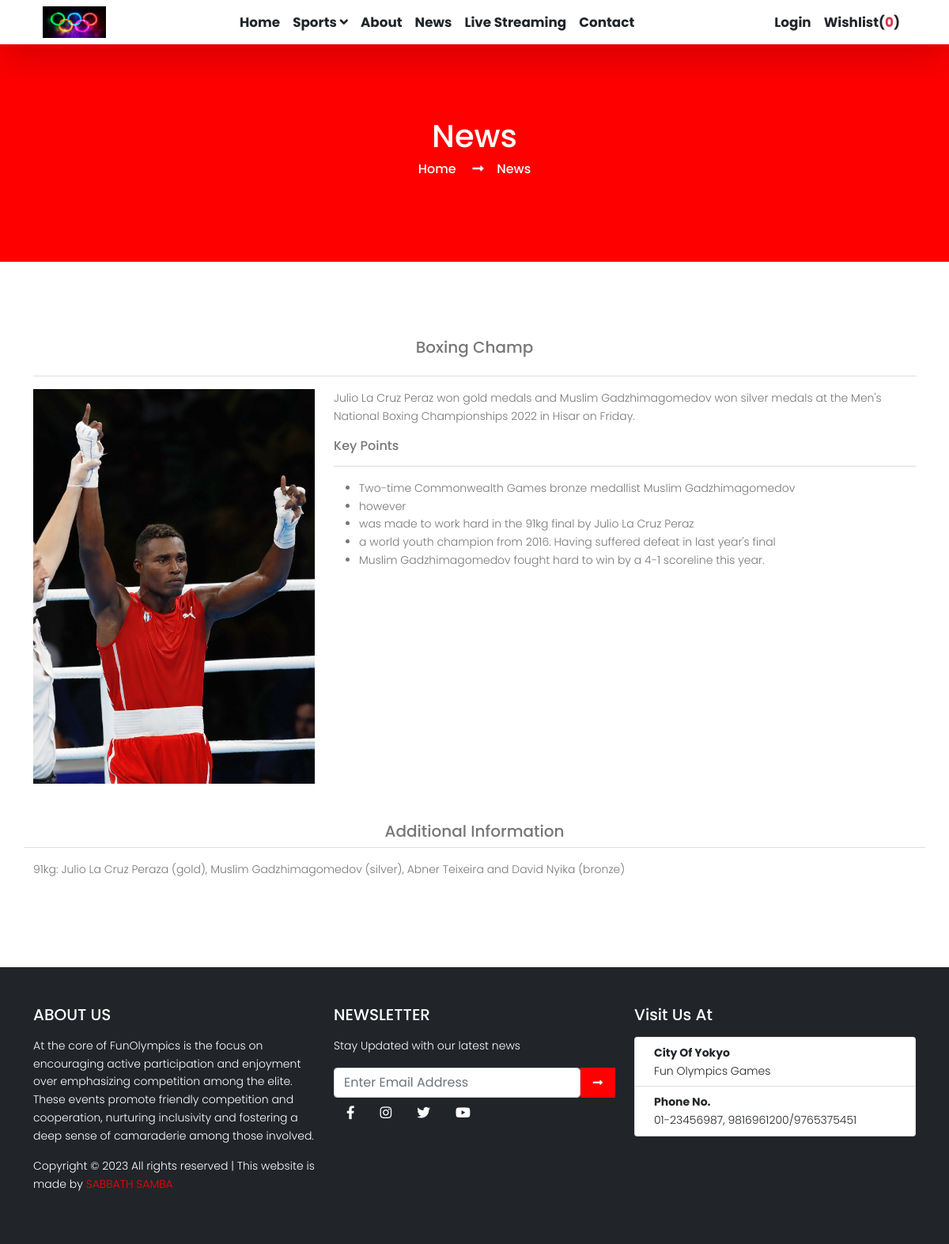
Page /recepiedetail/1/ on the committed database.
### home/models.py (models this page shows, shortened)
class New(models.Model):
    recepie_name = models.CharField(max_length=200)
    recepie_description = models.TextField(max_length=500)
    recepie_ingredients = models.TextField(max_length=5000,help_text="Use ',' to seperate ingredients")
    recepie_direction = models.TextField(max_length=10000)
    final_image = models.ImageField(upload_to='recepie')
    def recepie_ingredient_list(self):
        return self.recepie_ingredients.split(',')

### home/views.py (the view)
# urls.py: path('recepiedetail/<int:rd>/', recepiedetail, name="recepiedetail"),
def recepiedetail(request,rd):
    context = {}
    recepie = Recepie.objects.get(id=rd)
    context["recepie"] = recepie
    return render(request,"recepiedetails.html",context)

### home/context_processor.py (called while the page is built)
def add_variable_to_context(request):
    category = Category.objects.all()
    plist = []
    for c in category.iterator():
        product = Product.objects.filter(product_category=c.id)
        plist.append(list(product))
    return {"ddproduct":plist,"ddcategory":category}

def showcart(request):
    context={}
    if "id" in request.session:
        getcart = add_to_cart.objects.filter(cartuser_id=int(request.session["id"]))
        context["cartitemlength"] = len(getcart)
    elif "guestid" in request.session:
        getcart = guestcart.objects.filter(guestuser=request.session["guestid"])
        context["cartitemlength"] = len(getcart)
    else:
        context["cartitemlength"]=0
    return context

### home/models.py (called while the page is built)
    def __str__(self):
        return self.product_category

### template/recepiedetails.html
{% extends 'base.html' %}
{% load static %}
{% block content %}
    <main>
        <section class="top">
            <div class="container-fluid contain primarybg">
                <div class="container mt-5">
                    <h1 class="text-white text-center ">News</h1>
                    <div class="text-center text-white">
                        <h6> <a href="{% url 'home' %}" class="a-tag text-white">Home</a> &nbsp; &nbsp; <i
                                class="fas fa-long-arrow-alt-right text-white"></i>&nbsp; &nbsp; <a href="{% url 'recepie' %}"
                                class="a-tag text-white">News</a></h6>
                    </div>
                </div>
            </div>
        </section>
        <section class="mt-5 py-5">
            <div class="container">
                <div class="row">
                    <h5 class="text-center">{{recepie.recepie_name}}</h5>
                </div>
                <hr>
                <div class="row">
                    <div class="col-lg-4 col-md-6">
                        <img src="{{ recepie.final_image.url }}" alt="recepie1" width="100%">
                    </div>
                    <div class="col-lg-8 col-md-6">
                        <p>{{ recepie.recepie_description}}</p>
                        <h6>Key Points</h6>
                        <hr>
                        <ul>
                            {% for i in recepie.recepie_ingredient_list %}
                            <li>{{ i }}</li>
                            {% endfor %}
                        </ul>
                    </div>
                </div>
                <div class="row mt-5">
                    <h5 class="text-center">Additional Information</h5>
                    <hr>
                    <p>{{ recepie.recepie_direction}}</p>
                </div>
            </div>
        </section>
    </main>
{% endblock content %}

### static/assets/css/main.css (style rules this page uses)
body { color: black; font-family: "Poppins", sans-serif; font-size: 14px; font-weight: 300; line-height: 1.625em; }
.a-tag { text-decoration: none; }
.primarybg { background-color:black ; }
.contain { padding: 50px 0px; display: flex; justify-content: center; margin-left: 0px; margin-right: 0px; }

### template/base.html (style rules this page uses)
body { color: #777777; font-family: "Poppins", sans-serif; font-size: 14px; font-weight: 300; line-height: 1.625em; }
.a-tag { text-decoration: none; }
.primarybg { background-color: #ff0000; }
.contain { padding: 100px 0px; display: flex; justify-content: center; margin-left: 0px; margin-right: 0px; }

### rows in the picture
New: recepie_name "Boxing Champ", final_image (picture), recepie_description "Julio La Cruz Peraz won gold medals and Muslim Gadzhimagomedov won silver medals at the Men's National Boxing Championships 2022 in Hisar on Friday.", recepie_direction "91kg: Julio La Cruz Peraza (gold), Muslim Gadzhimagomedov (silver), Abner Teixeira and David Nyika (bronze)"

### other values in the picture
{{ cartitemlength }} "0"
{{ i }} "Two-time Commonwealth Games bronze medallist Muslim Gadzhimagomedov" "however" "was made to work hard in the 91kg final by Julio La Cruz Peraz" "a world youth champion from 2016. Having suffered defeat in last year's final" "Muslim Gadzhimagomedov fought hard to win by a 4-1 scoreline this year."
